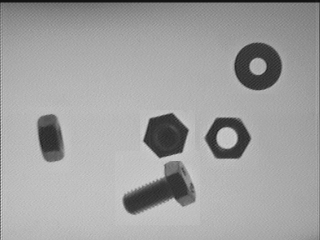
//> input picture chapter6/data/test.pgm, 320 x 240 px
$ ./experiment   (built with g++ and OpenCV 4)
//> lines starting //> are read from the running program, lines starting //| are printed output that depends on the picture; after the words box and inside, x2 and y2 are one past the last pixel; in counts of white or black regions, pixels touching at a corner belong together
#include <iostream>
#include "opencv2/core.hpp"
#include "opencv2/imgproc.hpp"
#include "opencv2/highgui.hpp"

using namespace cv;
using namespace std;

void removeBackGround(Mat& img, Mat& light_img, Mat& out_img) {
    out_img = 255 * (1 - (img / light_img));
}

void preprocess(Mat& img, Mat& light_img, Mat& preprocessed_img) {
    // remove noise
    Mat removedNoise;
    medianBlur(img, removedNoise, 3);
    imwrite("removedNoiseImg.jpg", removedNoise);

    // remove background
    Mat removedBackGround;
    removeBackGround(removedNoise, light_img, removedBackGround);
    imwrite("removedBackGroundImg.jpg", removedBackGround);

    // segmetation
    Mat thres;
    threshold(removedBackGround, thres, 30, 255, THRESH_BINARY);
    imwrite("thresholdImg.jpg", thres);
}

int main() {
    String img_path = "../data/test.pgm";
    String light_img_path = "../data/pattern.pgm";

    Mat img = imread(img_path);
//> img is the input picture: 240 rows x 320 cols, CV_8UC3; min 16, max 219, mean 160
    if (img.data == NULL) {
        cerr << "Error loading image " << img_path << endl;
        return 0;
    }
    Mat light_img = imread(light_img_path);
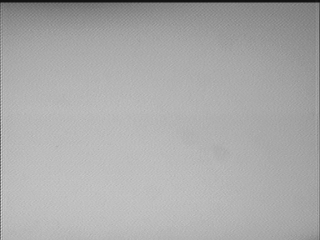
//> input picture chapter6/data/pattern.pgm, 320 x 240 px
//> light_img is the input picture: 240 rows x 320 cols, CV_8UC3; min 16, max 219, mean 169.9
    if (light_img.data == NULL) {
        cerr << "Error loading image " << light_img_path << endl;
        return 0;
    }

    Mat preprocessed_img;
    preprocess(img, light_img, preprocessed_img);
//> in removeBackGround, `out_img = 255 * (1 - (img / light_img));`:
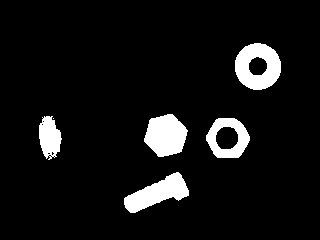
//> out_img: 240 rows x 320 cols, CV_8UC3; 7.5% white; 6 white regions (1 under 20 px), largest, box (x1, y1, x2, y2) and area: (235, 43, 281, 90) 1449, (144, 114, 188, 157) 1367, (124, 172, 189, 213) 1307, (206, 118, 250, 158) 968, (39, 116, 62, 160) 704

}
